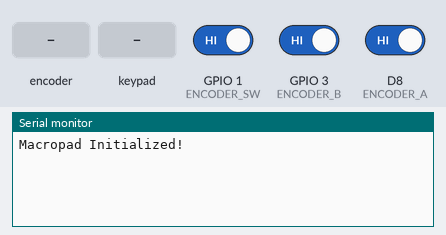
A sketch run on a simulated ESP8266 (NodeMCU). On the bench: the last lines printed to the serial monitor. Inputs (shaded band) come from the test bench; at power-on: GPIO 1 (ENCODER_SW) HIGH, GPIO 3 (ENCODER_B) HIGH, D8 (ENCODER_A) HIGH.

Above: at 2.2 s.
2.3 s: rotary encoder on D8 (ENCODER_A) / GPIO 3 (ENCODER_B) turned 1 step (first pin leading)
At 3.4 s:
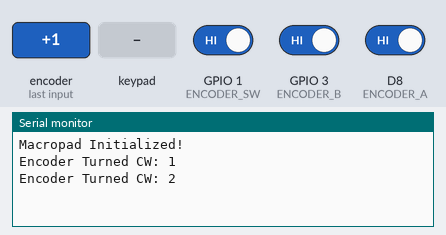
4.0 s: GPIO 1 (ENCODER_SW) driven LOW
At 4.16 s:
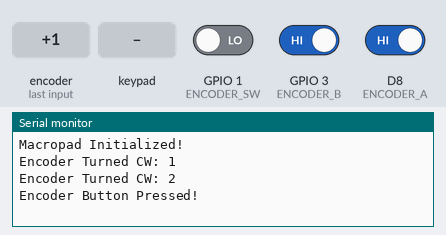
5.9 s: key '1' pressed
7.5 s: keypad keys 1 2 3 4 # pressed 0.4 s apart
11.5 s: key '*' pressed
13.1 s: keypad keys 1 3 9 7 pressed 0.4 s apart
Timing chart, 0 to 16.1 s (numbered marks = the images above; inputs shaded):
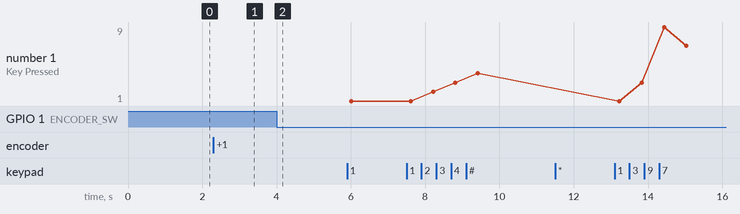

The sketch:

pianoman_firmware_v1.ino
```cpp
#include "USB.h"
#include "USBHIDKeyboard.h"
#include <Keypad.h>

USBHIDKeyboard Keyboard;

// --- Rotary Encoder Pins ---
const int ENCODER_A = D8;  // Pin connected to Encoder Phase A
const int ENCODER_B = D9;  // Pin connected to Encoder Phase B
const int ENCODER_SW = D10; // Pin connected to Encoder Push Switch

// Variables for tracking rotary encoder state
volatile int encoderValue = 0;
int lastEncoderAState;

// --- Keypad Setup (4 Rows x 3 Columns) ---
const byte ROWS = 4; // Four rows
const byte COLS = 3; // Three columns

// Define the symbols on the buttons of the keypads
char hexaKeys[ROWS][COLS] = {
  {'1','2','3'},
  {'4','5','6'},
  {'7','8','9'},
  {'*','0','#'}
};

// Connect to the row pinouts of the keypad (matching your schematic D3 to D6)
byte rowPins[ROWS] = {D3, D4, D5, D6};

// Connect to the column pinouts of the keypad (matching your schematic D0 to D2)
byte colPins[COLS] = {D0, D1, D2};

// Initialize an instance of class NewKeypad
Keypad customKeypad = Keypad(makeKeymap(hexaKeys), rowPins, colPins, ROWS, COLS);

void setup() {
  // Start Serial communication for debugging
  Serial.begin(115200);
  delay(1000);
  Serial.println("Macropad Initialized!");

  // Configure Rotary Encoder Pins
  pinMode(ENCODER_A, INPUT_PULLUP);
  pinMode(ENCODER_B, INPUT_PULLUP);
  pinMode(ENCODER_SW, INPUT_PULLUP);

  // Read the initial state of Encoder A
  lastEncoderAState = digitalRead(ENCODER_A);
}

void loop() {
  // 1. Check for Key Matrix Presses
  char customKey = customKeypad.getKey();
  if (customKey) {
    Serial.print("Key Pressed: ");
    Serial.println(customKey);
    // Add your custom actions/shortcuts here (e.g., SendKeyboard library commands)
  }

  // 2. Check Rotary Encoder Rotation
  int currentEncoderAState = digitalRead(ENCODER_A);
  if (currentEncoderAState != lastEncoderAState) {
    // If the output B state is different from the output A state, it's rotating counter-clockwise
    if (digitalRead(ENCODER_B) != currentEncoderAState) {
      encoderValue++;
      Serial.print("Encoder Turned CW: ");
      Serial.println(encoderValue);
    } else {
      encoderValue--;
      Serial.print("Encoder Turned CCW: ");
      Serial.println(encoderValue);
    }
  }
  lastEncoderAState = currentEncoderAState;

  // 3. Check Rotary Encoder Push Button
  if (digitalRead(ENCODER_SW) == LOW) {
    Serial.println("Encoder Button Pressed!");
    delay(200); // Simple debounce delay
  }
}
```

Measured:
- after the input at 2.3 s, the serial monitor: prints a new line at once (image 1)
- after the input at 4.0 s, the serial monitor: prints a new line at once (image 2)
- plotted number 1: 1 → 4 after the input at 7.5 s, 4 → 7 after the input at 13.1 s
